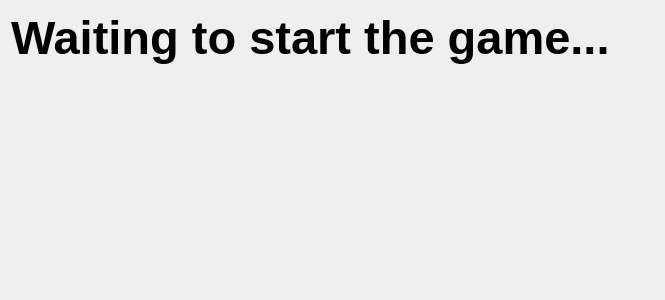
<?xml version="1.0" encoding="UTF-8"?>
<ui version="4.0">
 <class>WaitingWindow</class>
 <widget class="QDialog" name="WaitingWindow">
  <property name="geometry">
   <rect>
    <x>0</x>
    <y>0</y>
    <width>665</width>
    <height>300</height>
   </rect>
  </property>
  <property name="windowTitle">
   <string>Dialog</string>
  </property>
  <layout class="QFormLayout" name="formLayout">
   <item row="0" column="0">
    <widget class="QLabel" name="label">
     <property name="font">
      <font>
       <pointsize>35</pointsize>
       <bold>true</bold>
      </font>
     </property>
     <property name="styleSheet">
      <string notr="true">color: rgb(0, 0, 0);</string>
     </property>
     <property name="text">
      <string>Waiting to start the game...</string>
     </property>
    </widget>
   </item>
  </layout>
 </widget>
 <resources/>
 <connections/>
</ui>
